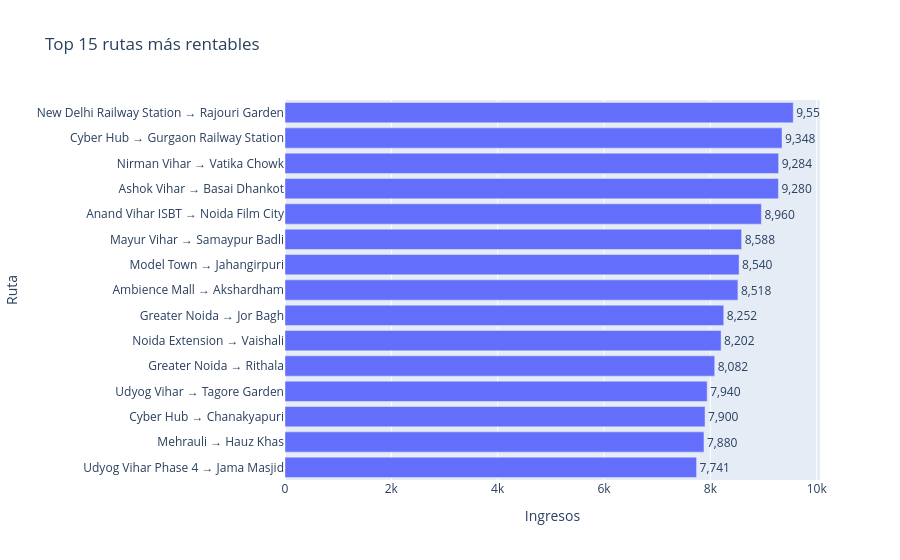

The code cell stored with this chart in its notebook:
### Code cell
top_rutas_rentables["ruta"] = (
    top_rutas_rentables["pickup_location"]
    + " → "
    + top_rutas_rentables["drop_location"]
)

fig_rutas = px.bar(
    top_rutas_rentables.sort_values("total_revenue", ascending=True),
    x="total_revenue",
    y="ruta",
    orientation="h",
    text="total_revenue",
    title="Top 15 rutas más rentables"
)

fig_rutas.update_traces(texttemplate="%{text:,.0f}", textposition="outside")
fig_rutas.update_layout(
    xaxis_title="Ingresos",
    yaxis_title="Ruta"
)

fig_rutas.show()

### Figure 1 — Plotly figure (JSON) as saved in the notebook; plotly's stock layout.template omitted (floating-point values rounded to 4 significant figures)
{"data": [{"alignmentgroup": "True", "hovertemplate": "total_revenue=%{text}<br>ruta=%{y}<extra></extra>", "legendgroup": "", "marker": {"color": "#636efa", "pattern": {"shape": ""}}, "name": "", "offsetgroup": "", "orientation": "h", "showlegend": false, "text": [7741, 7880, 7900, 7940, 8082, 8202, 8252, 8518, 8540, 8588, 8960, 9280, 9284, 9348, 9559], "textposition": "outside", "texttemplate": "%{text:,.0f}", "type": "bar", "x": [7741, 7880, 7900, 7940, 8082, 8202, 8252, 8518, 8540, 8588, 8960, 9280, 9284, 9348, 9559], "xaxis": "x", "y": ["Udyog Vihar Phase 4 → Jama Masjid", "Mehrauli → Hauz Khas", "Cyber Hub → Chanakyapuri", "Udyog Vihar → Tagore Garden", "Greater Noida → Rithala", "Noida Extension → Vaishali", "Greater Noida → Jor Bagh", "Ambience Mall → Akshardham", "Model Town → Jahangirpuri", "Mayur Vihar → Samaypur Badli", "Anand Vihar ISBT → Noida Film City", "Ashok Vihar → Basai Dhankot", "Nirman Vihar → Vatika Chowk", "Cyber Hub → Gurgaon Railway Station", "New Delhi Railway Station → Rajouri Garden"], "yaxis": "y"}], "layout": {"barmode": "relative", "legend": {"tracegroupgap": 0}, "title": {"text": "Top 15 rutas más rentables"}, "xaxis": {"anchor": "y", "domain": [0, 1], "title": {"text": "Ingresos"}}, "yaxis": {"anchor": "x", "domain": [0, 1], "title": {"text": "Ruta"}}}}
